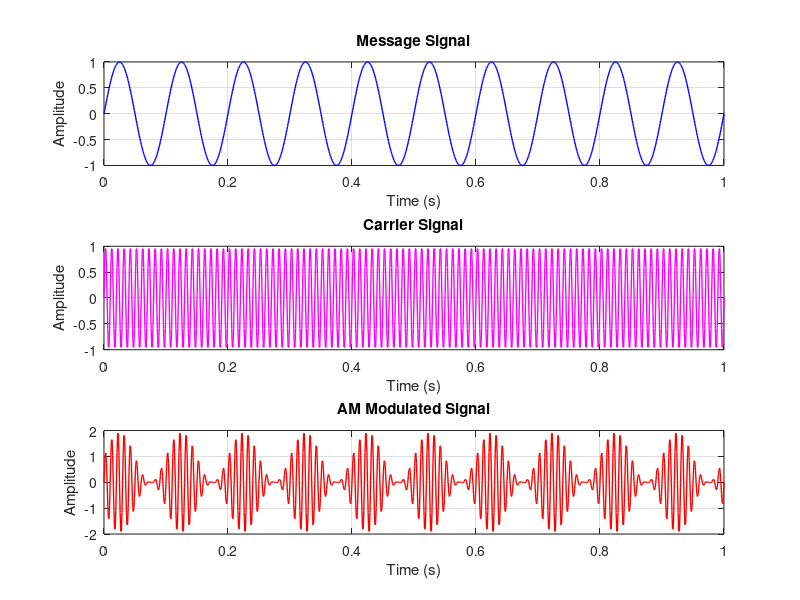

This chart was generated by the following MATLAB code:
% Input values
Am = 1;      % Amplitude of message signal
Ac = 1;      % Amplitude of carrier signal
fm = 10;     % Frequency of message signal (fm < fc)
fc = 100;    % Frequency of carrier signal
m = Am / Ac; % Modulation index (m <= 1)
t = 0:0.001:1; % Time vector from 0 to 1 second with a step size of 0.001
 
% Equation for the message signal
y1 = Am * sin(2 * pi * fm * t);
subplot(3, 1, 1);
plot(t, y1, 'blue', 'LineWidth', 1);
title('Message Signal');
xlabel('Time (s)');
ylabel('Amplitude');
grid on;
 
% Equation for the carrier signal
y2 = Ac * sin(2 * pi * fc * t);
subplot(3, 1, 2);
plot(t, y2, 'magenta', 'LineWidth', 1);
title('Carrier Signal');
xlabel('Time (s)');
ylabel('Amplitude');
grid on;
 
% Equation for the AM modulated signal
y = Ac * (1 + m * sin(2 * pi * fm * t)) .* sin(2 * pi * fc * t);
subplot(3, 1, 3);
plot(t, y, 'red', 'LineWidth', 1);
title('AM Modulated Signal');
xlabel('Time (s)');
ylabel('Amplitude');
grid on;